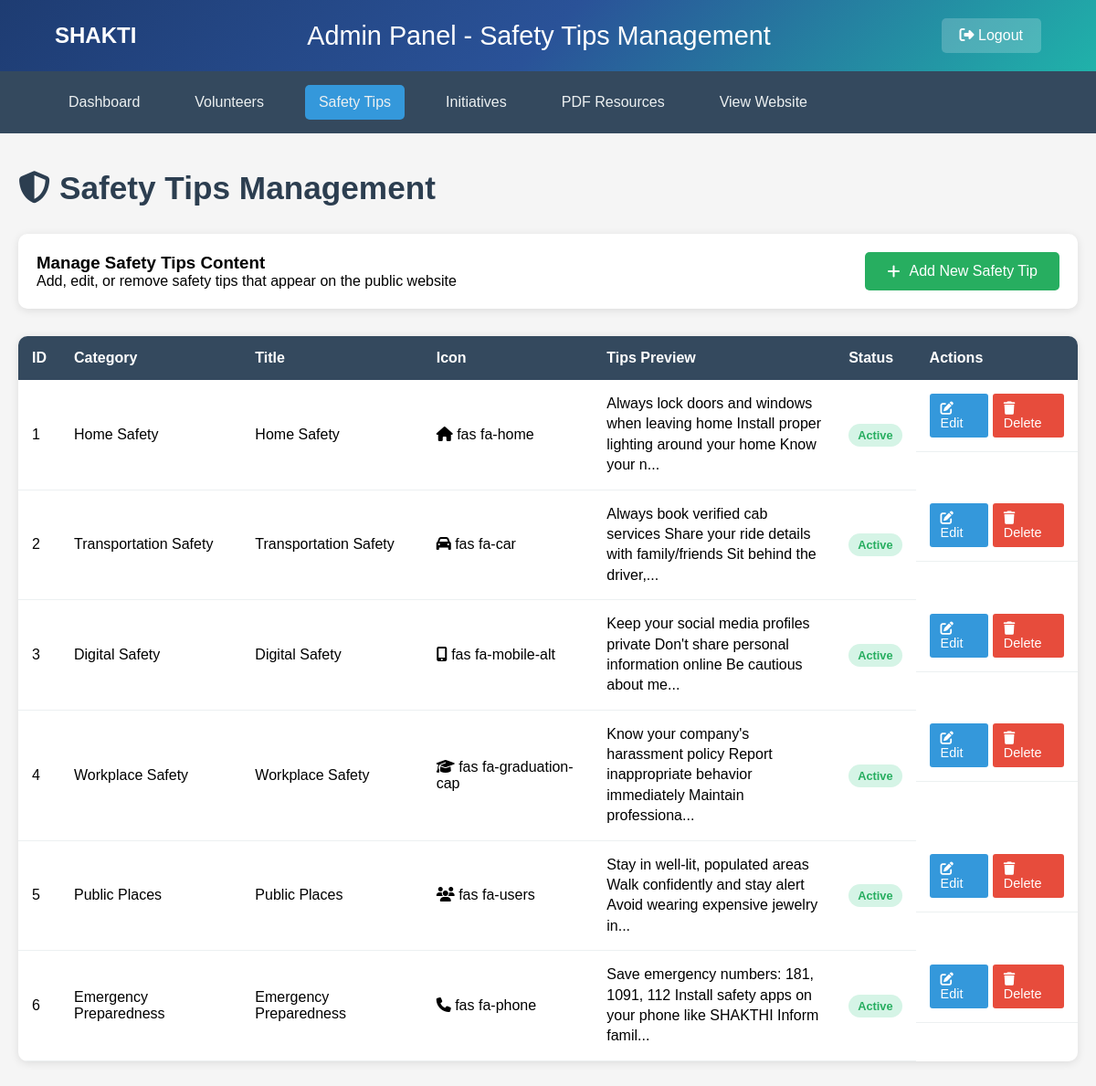
/admin-safety-tips (signed in), run on the app's committed database.
### tables this page shows
CREATE TABLE safety_tips (
            id INTEGER PRIMARY KEY AUTOINCREMENT,
            category TEXT NOT NULL,
            title TEXT NOT NULL,
            icon TEXT NOT NULL,
            tips TEXT NOT NULL,
            is_active INTEGER DEFAULT 1,
            created_at TIMESTAMP DEFAULT CURRENT_TIMESTAMP,
            updated_at TIMESTAMP DEFAULT CURRENT_TIMESTAMP
        );

### app.py (the view)
@app.route('/admin-safety-tips')
def admin_safety_tips():
    if not session.get('admin_logged_in'):
        return redirect(url_for('admin_login'))
    conn = sqlite3.connect('women_safety.db')
    cursor = conn.cursor()
    cursor.execute('SELECT id, category, title, icon, tips, is_active FROM safety_tips ORDER BY id')
    tips = cursor.fetchall()
    conn.close()
    return render_template('admin_safety_tips.html', tips=tips)

### templates/admin_safety_tips.html (shortened to what this page needs)
<!DOCTYPE html>
<html lang="en">
<head>
    <link rel="stylesheet" href="https://cdnjs.cloudflare.com/ajax/libs/font-awesome/6.4.0/css/all.min.css">
</head>
<body>
    <div class="header">
        <div class="logo">SHAKTI</div>
        <div class="admin-title">Admin Panel - Safety Tips Management</div>
        <a href="{{ url_for('admin_logout') }}" class="logout-btn">
            <i class="fas fa-sign-out-alt"></i> Logout
        </a>
    </div>
    <div class="nav-bar">
        <div class="nav-menu">
            <a href="{{ url_for('admin_dashboard') }}">Dashboard</a>
            <a href="{{ url_for('admin_volunteers') }}">Volunteers</a>
            <a href="{{ url_for('admin_safety_tips') }}" class="active">Safety Tips</a>
            <a href="{{ url_for('admin_initiatives') }}">Initiatives</a>
            <a href="{{ url_for('admin_pdf_resources') }}">PDF Resources</a>
            <a href="/">View Website</a>
        </div>
    </div>
    <div class="container">
        <h1 class="page-title">
            <i class="fas fa-shield-alt"></i> Safety Tips Management
        </h1>
        <div class="action-bar">
            <div>
                <h3>Manage Safety Tips Content</h3>
                <p>Add, edit, or remove safety tips that appear on the public website</p>
            </div>
            <a href="{{ url_for('admin_add_safety_tip') }}" class="add-btn">
                <i class="fas fa-plus"></i> Add New Safety Tip
            </a>
        </div>
        <div class="content-table">
            <table>
                <thead>
                    <tr>
                        <th>ID</th>
                        <th>Category</th>
                        <th>Title</th>
                        <th>Icon</th>
                        <th>Tips Preview</th>
                        <th>Status</th>
                        <th>Actions</th>
                    </tr>
                </thead>
                <tbody>
                    {% for tip in tips %}
                    <tr>
                        <td>{{ tip[0] }}</td>
                        <td>{{ tip[1] }}</td>
                        <td>{{ tip[2] }}</td>
                        <td><i class="{{ tip[3] }}"></i> {{ tip[3] }}</td>
                        <td class="tips-preview">{{ tip[4][:100] }}{% if tip[4]|length > 100 %}...{% endif %}</td>
                        <td>
                            {% if tip[5] %}
                                <span class="status-badge status-active">Active</span>
                            {% else %}
                                <span class="status-badge status-inactive">Inactive</span>
                            {% endif %}
                        </td>
                        <td class="action-btns">
                            <a href="{{ url_for('admin_edit_safety_tip', tip_id=tip[0]) }}" class="btn btn-edit">
                                <i class="fas fa-edit"></i> Edit
                            </a>
                            <a href="{{ url_for('admin_delete_safety_tip', tip_id=tip[0]) }}"
                               class="btn btn-delete"
                               onclick="return confirm('Are you sure you want to delete this safety tip?')">
                                <i class="fas fa-trash"></i> Delete
                            </a>
                        </td>
                    </tr>
                    {% endfor %}
                </tbody>
            </table>
        </div>
    </div>
</body>
</html>

### templates/admin_safety_tips.html (style rules this page uses)
* { margin: 0; padding: 0; box-sizing: border-box; }
body { font-family: Arial, sans-serif; background: #f5f5f5; }
.header { background: linear-gradient(135deg, #1e3c72 0%, #2a5298 50%, #20b2aa 100%); padding: 20px 60px; display: flex; align-items: center; justify-content: space-between; color: #fff; }
.logo { font-size: 1.5em; font-weight: bold; }
.admin-title { font-size: 1.8em; text-align: center; }
.logout-btn { background: rgba(255,255,255,0.2); color: #fff; padding: 10px 20px; border: none; border-radius: 5px; text-decoration: none; transition: all 0.3s; }
.nav-bar { background: #34495e; padding: 15px 60px; }
.nav-menu { display: flex; gap: 30px; }
.nav-menu a { color: #ecf0f1; text-decoration: none; padding: 10px 15px; border-radius: 5px; transition: all 0.3s; }
.nav-menu a:hover, .nav-menu a.active { background: #3498db; }
.container { max-width: 1200px; margin: 40px auto; padding: 0 20px; }
.page-title { font-size: 2.2em; color: #2c3e50; margin-bottom: 30px; }
.action-bar { display: flex; justify-content: space-between; align-items: center; margin-bottom: 30px; padding: 20px; background: #fff; border-radius: 10px; box-shadow: 0 2px 10px rgba(0,0,0,0.1); }
.add-btn { background: #27ae60; color: #fff; padding: 12px 24px; border: none; border-radius: 5px; text-decoration: none; display: inline-flex; align-items: center; gap: 10px; transition: all 0.3s; }
.content-table { width: 100%; background: #fff; border-radius: 10px; box-shadow: 0 2px 10px rgba(0,0,0,0.1); overflow: hidden; }
.content-table table { width: 100%; border-collapse: collapse; }
.content-table th { background: #34495e; color: #fff; padding: 15px; text-align: left; font-weight: 600; }
.content-table td { padding: 15px; border-bottom: 1px solid #ecf0f1; }
.status-badge { padding: 5px 10px; border-radius: 15px; font-size: 0.8em; font-weight: bold; }
.status-active { background: #d5f4e6; color: #27ae60; }
.action-btns { display: flex; gap: 5px; }
.btn { padding: 8px 12px; border: none; border-radius: 3px; text-decoration: none; font-size: 0.9em; cursor: pointer; transition: all 0.3s; }
.btn-edit { background: #3498db; color: #fff; }
.btn-delete { background: #e74c3c; color: #fff; }
.tips-preview { max-width: 300px; max-height: 100px; overflow: hidden; text-overflow: ellipsis; line-height: 1.4; }

### data on the page
safety_tips: id "1", category "Home Safety", title "Home Safety", icon "fas fa-home", tips "Always lock doors and windows when leaving home Install proper lighting around your home Know your n", is_active "Active"
safety_tips: id "2", category "Transportation Safety", title "Transportation Safety", icon "fas fa-car", tips "Always book verified cab services Share your ride details with family/friends Sit behind the driver,", is_active "Active"
safety_tips: id "3", category "Digital Safety", title "Digital Safety", icon "fas fa-mobile-alt", tips "Keep your social media profiles private Don't share personal information online Be cautious about me", is_active "Active"
safety_tips: id "4", category "Workplace Safety", title "Workplace Safety", icon "fas fa-graduation-cap", tips "Know your company's harassment policy Report inappropriate behavior immediately Maintain professiona", is_active "Active"
safety_tips: id "5", category "Public Places", title "Public Places", icon "fas fa-users", tips "Stay in well-lit, populated areas Walk confidently and stay alert Avoid wearing expensive jewelry in", is_active "Active"
safety_tips: id "6", category "Emergency Preparedness", title "Emergency Preparedness", icon "fas fa-phone", tips "Save emergency numbers: 181, 1091, 112 Install safety apps on your phone like SHAKTHI Inform famil", is_active "Active"
